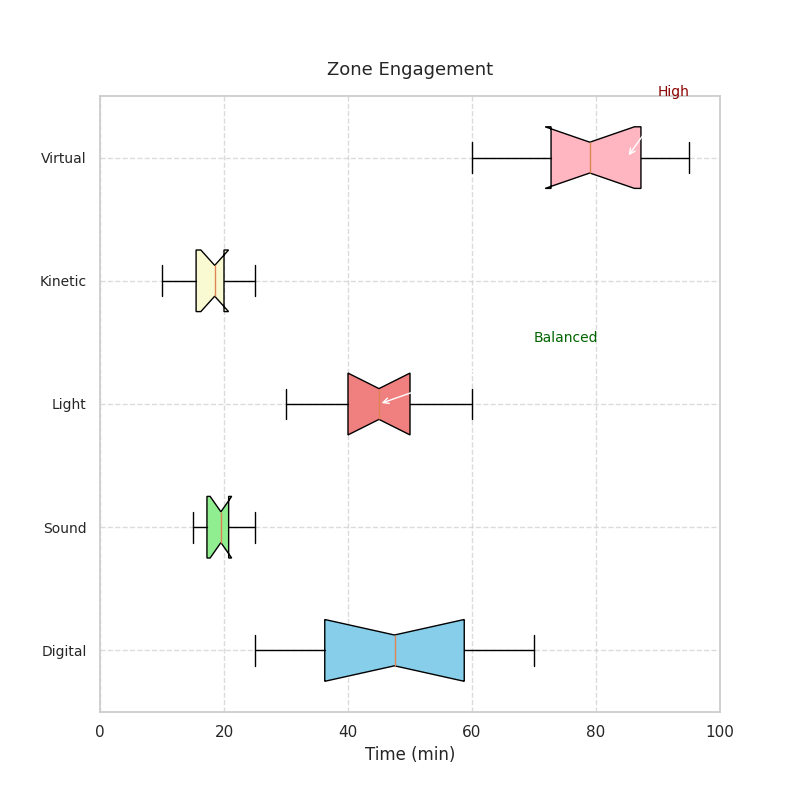

Write the Python code that produced this figure.
import matplotlib.pyplot as plt
import numpy as np

# Data for box plot
digital_dreams_times = [25, 30, 45, 60, 40, 55, 70, 50, 65, 35]
soundscapes_times = [15, 20, 18, 22, 17, 19, 25, 20, 21, 16]
light_labyrinths_times = [30, 45, 35, 50, 40, 60, 55, 45, 50, 40]
kinetic_kinetics_times = [10, 15, 20, 25, 15, 18, 22, 20, 19, 17]
virtual_voyages_times = [60, 75, 90, 70, 80, 85, 95, 88, 72, 78]

box_data = [
    digital_dreams_times,
    soundscapes_times,
    light_labyrinths_times,
    kinetic_kinetics_times,
    virtual_voyages_times
]

zones = [
    "Digital",
    "Sound",
    "Light",
    "Kinetic",
    "Virtual"
]

# Create a single subplot for the box plot
fig, ax1 = plt.subplots(figsize=(8, 8))

# Box plot
bp = ax1.boxplot(box_data, vert=False, patch_artist=True, notch=True, whis=1.5)
colors = ['skyblue', 'lightgreen', 'lightcoral', 'lightgoldenrodyellow', 'lightpink']
for patch, color in zip(bp['boxes'], colors):
    patch.set_facecolor(color)

ax1.set_title("Zone Engagement", fontsize=13, pad=15)
ax1.set_xlabel("Time (min)", fontsize=12)
ax1.set_yticks(np.arange(1, len(zones) + 1))
ax1.set_yticklabels(zones, fontsize=10)
ax1.grid(True, linestyle='--', alpha=0.7)
ax1.set_xlim(0, 100)

# Annotations
ax1.annotate('High', xy=(85, 5), xytext=(90, 5.5),
             arrowprops=dict(facecolor='black', arrowstyle='->'), fontsize=10, color='darkred')
ax1.annotate('Balanced', xy=(45, 3), xytext=(70, 3.5),
             arrowprops=dict(facecolor='black', arrowstyle='->'), fontsize=10, color='darkgreen')

# Show plot
plt.show()
